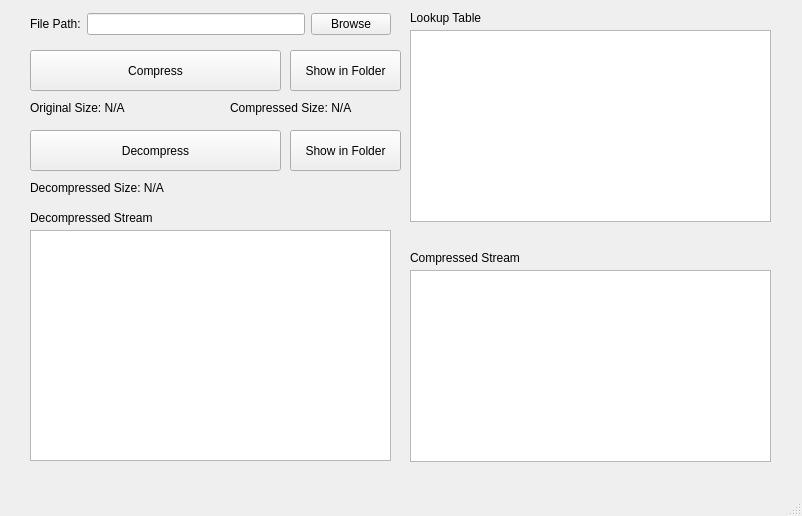
<?xml version="1.0" encoding="UTF-8"?>
<ui version="4.0">
 <class>MainWindow</class>
 <widget class="QMainWindow" name="MainWindow">
  <property name="geometry">
   <rect>
    <x>0</x>
    <y>0</y>
    <width>802</width>
    <height>516</height>
   </rect>
  </property>
  <property name="minimumSize">
   <size>
    <width>802</width>
    <height>516</height>
   </size>
  </property>
  <property name="maximumSize">
   <size>
    <width>802</width>
    <height>516</height>
   </size>
  </property>
  <property name="font">
   <font>
    <family>Ubuntu</family>
   </font>
  </property>
  <property name="windowTitle">
   <string>Huffman</string>
  </property>
  <widget class="QWidget" name="centralwidget">
   <widget class="QPushButton" name="compress">
    <property name="geometry">
     <rect>
      <x>30</x>
      <y>50</y>
      <width>251</width>
      <height>41</height>
     </rect>
    </property>
    <property name="text">
     <string>Compress</string>
    </property>
   </widget>
   <widget class="QPushButton" name="decompress">
    <property name="geometry">
     <rect>
      <x>30</x>
      <y>130</y>
      <width>251</width>
      <height>41</height>
     </rect>
    </property>
    <property name="text">
     <string>Decompress</string>
    </property>
   </widget>
   <widget class="QLabel" name="label_original_size">
    <property name="geometry">
     <rect>
      <x>30</x>
      <y>100</y>
      <width>161</width>
      <height>16</height>
     </rect>
    </property>
    <property name="text">
     <string>Original Size: N/A</string>
    </property>
   </widget>
   <widget class="QLabel" name="label_compressed_size">
    <property name="geometry">
     <rect>
      <x>230</x>
      <y>100</y>
      <width>161</width>
      <height>16</height>
     </rect>
    </property>
    <property name="text">
     <string>Compressed Size: N/A</string>
    </property>
   </widget>
   <widget class="QWidget" name="layoutWidget">
    <property name="geometry">
     <rect>
      <x>30</x>
      <y>10</y>
      <width>361</width>
      <height>28</height>
     </rect>
    </property>
    <layout class="QHBoxLayout" name="horizontalLayout">
     <item>
      <widget class="QLabel" name="label_file_path">
       <property name="text">
        <string>File Path:</string>
       </property>
      </widget>
     </item>
     <item>
      <widget class="QLineEdit" name="line_path"/>
     </item>
     <item>
      <widget class="QPushButton" name="browse">
       <property name="text">
        <string>Browse</string>
       </property>
      </widget>
     </item>
    </layout>
   </widget>
   <widget class="QLabel" name="label_lookup_table">
    <property name="geometry">
     <rect>
      <x>410</x>
      <y>10</y>
      <width>101</width>
      <height>16</height>
     </rect>
    </property>
    <property name="text">
     <string>Lookup Table</string>
    </property>
   </widget>
   <widget class="QTextBrowser" name="lookup_table_display">
    <property name="geometry">
     <rect>
      <x>410</x>
      <y>30</y>
      <width>361</width>
      <height>192</height>
     </rect>
    </property>
   </widget>
   <widget class="QTextBrowser" name="compressed_stream">
    <property name="geometry">
     <rect>
      <x>410</x>
      <y>270</y>
      <width>361</width>
      <height>192</height>
     </rect>
    </property>
   </widget>
   <widget class="QLabel" name="label_compressed_stream">
    <property name="geometry">
     <rect>
      <x>410</x>
      <y>250</y>
      <width>141</width>
      <height>16</height>
     </rect>
    </property>
    <property name="text">
     <string>Compressed Stream</string>
    </property>
   </widget>
   <widget class="QTextBrowser" name="decompressed_stream">
    <property name="geometry">
     <rect>
      <x>30</x>
      <y>230</y>
      <width>361</width>
      <height>231</height>
     </rect>
    </property>
    <property name="horizontalScrollBarPolicy">
     <enum>Qt::ScrollBarAsNeeded</enum>
    </property>
    <property name="lineWrapMode">
     <enum>QTextEdit::NoWrap</enum>
    </property>
   </widget>
   <widget class="QLabel" name="label_decompressed_stream">
    <property name="geometry">
     <rect>
      <x>30</x>
      <y>210</y>
      <width>161</width>
      <height>16</height>
     </rect>
    </property>
    <property name="text">
     <string>Decompressed Stream</string>
    </property>
   </widget>
   <widget class="QPushButton" name="pushButton_showShowInFolder_2">
    <property name="geometry">
     <rect>
      <x>290</x>
      <y>130</y>
      <width>111</width>
      <height>41</height>
     </rect>
    </property>
    <property name="text">
     <string>Show in Folder</string>
    </property>
   </widget>
   <widget class="QPushButton" name="pushButton_showShowInFolder">
    <property name="geometry">
     <rect>
      <x>290</x>
      <y>50</y>
      <width>111</width>
      <height>41</height>
     </rect>
    </property>
    <property name="text">
     <string>Show in Folder</string>
    </property>
   </widget>
   <widget class="QLabel" name="label_decompressed_size">
    <property name="geometry">
     <rect>
      <x>30</x>
      <y>180</y>
      <width>191</width>
      <height>16</height>
     </rect>
    </property>
    <property name="text">
     <string>Decompressed Size: N/A</string>
    </property>
   </widget>
  </widget>
  <widget class="QMenuBar" name="menubar">
   <property name="geometry">
    <rect>
     <x>0</x>
     <y>0</y>
     <width>802</width>
     <height>21</height>
    </rect>
   </property>
  </widget>
  <widget class="QStatusBar" name="statusbar"/>
 </widget>
 <resources/>
 <connections/>
</ui>
